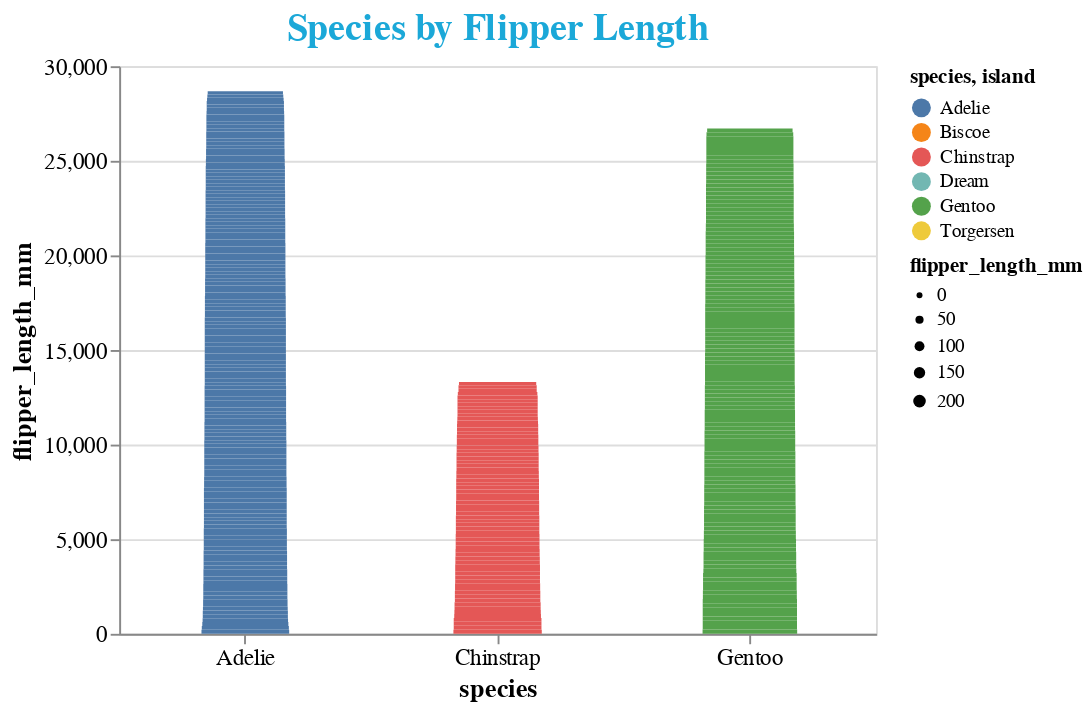

This figure's notebook cell:
### Markdown cell above
### Now it's time to convert this static Bar Chart into interactive one and let's see what's happening.

### Code cell
# the 'empty' setting makes all text hidden before any mouseover occurs.
pointer = alt.selection_single(on='mouseover', nearest=True, empty='none')

base = alt.Chart(penguins, title="Species by Flipper Length").mark_bar().encode(x='species', 
                                             y='flipper_length_mm', 
                                             color="island",
                                             size=alt.Size('flipper_length_mm', scale=alt.Scale(range=[10, 50])))

chart = alt.layer(base.mark_bar()
           .properties(selection=pointer, width=400, height=300)
           .encode(color='species'), base.mark_text(dx=8, dy=3, align='left')
           .encode(text=alt.condition(pointer, 'island', alt.value(''))), data=penguins)\
           .configure_axis(labelFontSize=12, titleFontSize=14, labelAngle=0)

chart = chart.configure_title(fontSize=20,
                              font='Courier',
                              anchor='middle',
                              color='#1BA8D8')

chart

### Figure 1 — Vega-Lite specification as saved in the notebook (floating-point values rounded to 4 significant figures; data arrays with more than 128 entries replaced by an {"elided": "..."} marker saying what was removed)
{"config": {"view": {"continuousWidth": 400, "continuousHeight": 300}, "axis": {"labelAngle": 0, "labelFontSize": 12, "titleFontSize": 14}, "title": {"anchor": "middle", "color": "#1BA8D8", "font": "Courier", "fontSize": 20}}, "layer": [{"mark": "bar", "encoding": {"color": {"field": "species", "type": "nominal"}, "size": {"field": "flipper_length_mm", "scale": {"range": [10, 50]}, "type": "quantitative"}, "x": {"field": "species", "type": "nominal"}, "y": {"field": "flipper_length_mm", "type": "quantitative"}}, "height": 300, "selection": {"selector003": {"type": "single", "on": "mouseover", "nearest": true, "empty": "none"}}, "title": "Species by Flipper Length", "width": 400}, {"mark": {"type": "text", "align": "left", "dx": 8, "dy": 3}, "encoding": {"color": {"field": "island", "type": "nominal"}, "size": {"field": "flipper_length_mm", "scale": {"range": [10, 50]}, "type": "quantitative"}, "text": {"condition": {"field": "island", "type": "nominal", "selection": "selector003"}, "value": ""}, "x": {"field": "species", "type": "nominal"}, "y": {"field": "flipper_length_mm", "type": "quantitative"}}, "title": "Species by Flipper Length"}], "data": {"name": "data-6503fb4fbd21ca2400956d2086879525"}, "$schema": "https://vega.github.io/schema/vega-lite/v4.17.0.json", "datasets": {"data-6503fb4fbd21ca2400956d2086879525": {"elided": "344 records"}}}
